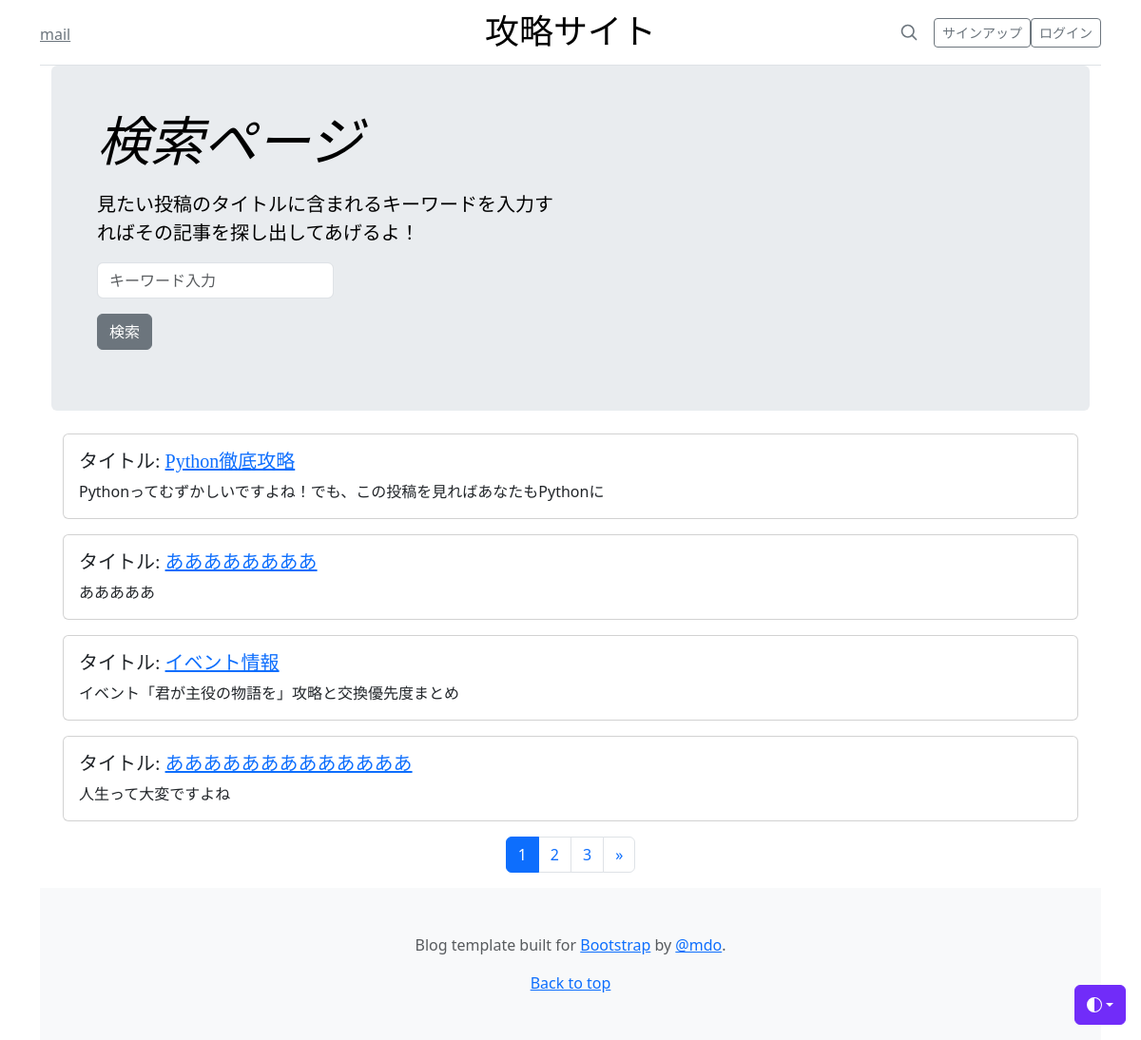
The app's page /search/ with its own data.
### touroku/models.py (models this page shows, shortened)
class PhotoPost(models.Model):
    user = models.ForeignKey(
        CustomUser,
        verbose_name='ユーザー',
        on_delete=models.CASCADE
    )
    category = models.ForeignKey(
        Category,
        verbose_name='カテゴリ',
        on_delete=models.PROTECT
    )
    title = models.CharField(
        verbose_name='タイトル',
        max_length=200
    )
    comment = models.TextField(
        verbose_name='本文',
    )
    image1 = models.ImageField(
        verbose_name='イメージ画像',
        upload_to='photos'
    )
    post_at = models.DateTimeField(
        verbose_name='投稿日時',
        auto_now_add= True
    )
    subtitle = models.CharField(
        verbose_name='サブタイトル',
        max_length=40,
        null=True
    )

### eturan/views.py (the view)
class SearchView(ListView):
    model = PhotoPost
    template_name = 'search.html'
    queryset =PhotoPost.objects.order_by('-post_at')
    paginate_by =4
    def get_queryset(self):
        query = super().get_queryset()
        title = self.request.GET.get('title', None)
        if title:
            query = query.filter(title__icontains=title)
        return query
    def get_context_data(self, **kwargs):
        context = super().get_context_data(**kwargs)
        context["title"] = self.request.GET.get('title', '')
        return context

### eturan/templates/search.html (shortened to what this page needs)
{% extends "base.html" %}
{% block header %}
<main class="container">
  <div class="p-4 p-md-5 mb-4 rounded text-body-emphasis bg-body-secondary">
    <div class="col-lg-6 px-0">
      <h1 class="display-4 fst-italic">検索ページ</h1>
      <p class="lead my-3">見たい投稿のタイトルに含まれるキーワードを入力すればその記事を探し出してあげるよ！</p>
      <form class="w-50" method="GET" action="{% url 'eturan:kouryaku_search' %}">
        <p><input class="form-control" type="text" name="title" value="{{ title }}" placeholder="キーワード入力"></p>
        <p><input class="btn btn-secondary" type="submit" value="検索"></p>
      </form>
    </div>
  </div>
{% endblock %}
{% block contents %}
<div class="container mt-3">
    {% for object in object_list %}
        <div class="card my-3">
            <div class="card-body">
                <h5 class="card-title">タイトル: <a href="{% url 'eturan:detail' object.id %}">{{object.title}}</a></h5>
                <p class="card-text">{{object.subtitle}}</p>
            </div>
        </div>
    {% endfor %}
</div>
{% include "pagination.html" %}
{% endblock %}

### assets/css/blog.css (style rules this page uses)
h1, h2, h3, h4, h5, h6 { font-family: "Playfair Display", Georgia, "Times New Roman", serif; }

### records on screen
PhotoPost: title "Python徹底攻略", subtitle "Pythonってむずかしいですよね！でも、この投稿を見ればあなたもPythonに"
PhotoPost: title "ああああああああ", subtitle "あああああ"
PhotoPost: title "イベント情報", subtitle "イベント「君が主役の物語を」攻略と交換優先度まとめ"
PhotoPost: title "あああああああああああああ", subtitle "人生って大変ですよね"

### other values on screen
{{ num }} "1"
{{ num }} "2" "3"
